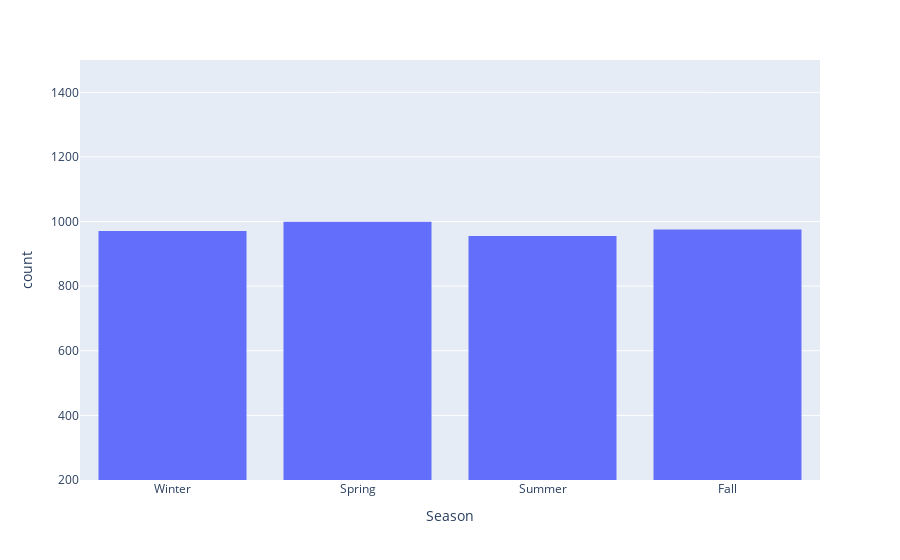

Here is the notebook cell this chart was saved with:
### Code cell
fig = px.histogram(df , x = 'Season' , range_y= [200 , 1500] )

fig.show()

### Figure 1 — Plotly figure (JSON) as saved in the notebook; plotly's stock layout.template omitted (floating-point values rounded to 4 significant figures; data arrays with more than 128 entries replaced by an {"elided": "..."} marker saying what was removed)
{"data": [{"alignmentgroup": "True", "bingroup": "x", "hovertemplate": "Season=%{x}<br>count=%{y}<extra></extra>", "legendgroup": "", "marker": {"color": "#636efa", "pattern": {"shape": ""}}, "name": "", "offsetgroup": "", "orientation": "v", "showlegend": false, "type": "histogram", "x": {"elided": "3900 str values"}, "xaxis": "x", "yaxis": "y"}], "layout": {"barmode": "relative", "legend": {"tracegroupgap": 0}, "margin": {"t": 60}, "xaxis": {"anchor": "y", "domain": [0, 1], "title": {"text": "Season"}}, "yaxis": {"anchor": "x", "domain": [0, 1], "range": [200, 1500], "title": {"text": "count"}}}}
